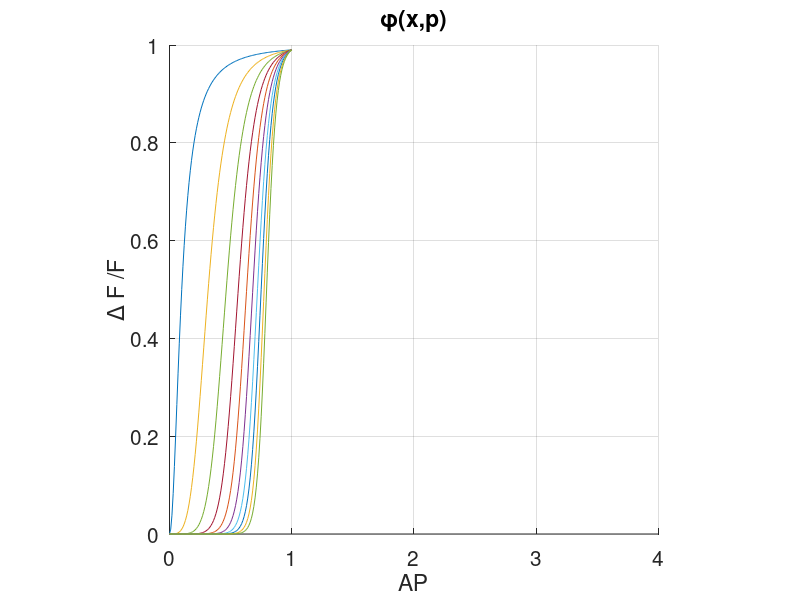
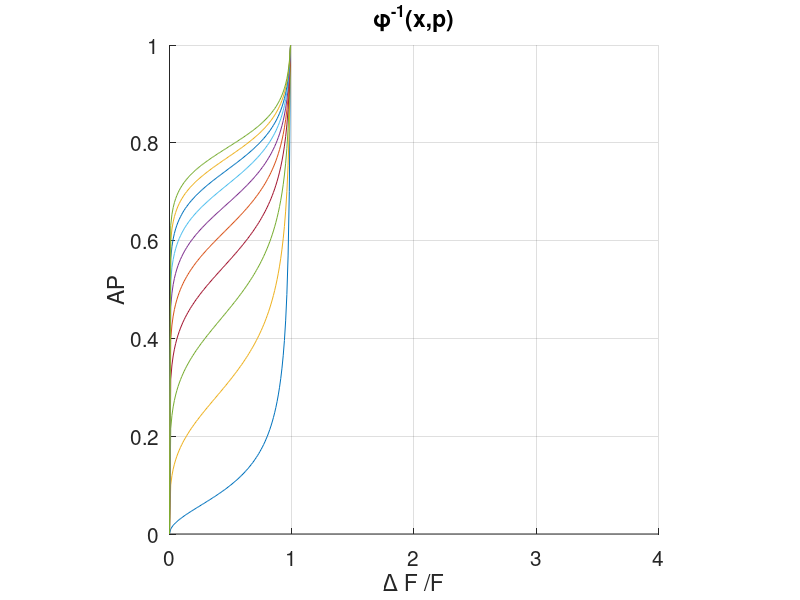

Here is the MATLAB script that generated these plots, in order:
close all
phi = @(x,p,k) x.^p./(x.^p + k);
 x=[0:0.01:1];
 p=3;
 k=0.01;

  for p=2:2:20
     hold on
     plot(x,phi(x,p,k), DisplayName= "p = " + p)
     ylim([0,1])
     
     axis('square')
  end
 % legend('NumColumns',3)
  grid
  set(gca,'FontSize',15)
  ylabel ('\Delta F /F')
  xlabel ('AP')
  title ('\phi(x,p)')


  phi_inv =@(x,p,k) (k.*x ./ (1-x)).^(1./p);
  x=[0:0.01:1];
 p=3;
 k=0.01;
 figure


  for p=2:2:20
     hold on
     
     plot(x,phi_inv(x,p,k),DisplayName= "p = " + p)
     dim = [0.2 0.5 0.3 0.3];
%      str = { " p = " + p};
%      annotation('textbox',dim,'String',str,'FitBoxToText','on');
     ylim([0,1])
    
     axis('square')
  end

% legend('NumColumns',2)
  grid
  set(gca,'FontSize',15)
  xlabel ('\Delta F /F')
  ylabel ('AP')
  title ('\phi^{-1}(x,p)')